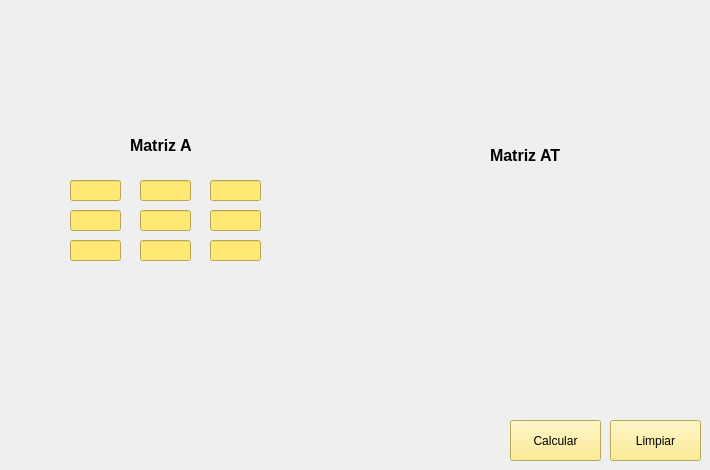
   <widget class="QWidget" name="tab_4">
    <attribute name="title">
     <string>Transpuesta</string>
    </attribute>
    <widget class="QLabel" name="label_38">
     <property name="geometry">
      <rect>
       <x>-30</x>
       <y>160</y>
       <width>81</width>
       <height>111</height>
      </rect>
     </property>
     <property name="layoutDirection">
      <enum>Qt::LeftToRight</enum>
     </property>
     <property name="text">
      <string/>
     </property>
     <property name="pixmap">
      <pixmap>cerrar-parentesi.png</pixmap>
     </property>
    </widget>
    <widget class="QLineEdit" name="txt_ta12">
     <property name="geometry">
      <rect>
       <x>210</x>
       <y>210</y>
       <width>51</width>
       <height>21</height>
      </rect>
     </property>
     <property name="styleSheet">
      <string notr="true">background-color: rgb(255, 232, 115);
color: rgb(0, 0, 0);</string>
     </property>
    </widget>
    <widget class="QLineEdit" name="txt_ta21">
     <property name="geometry">
      <rect>
       <x>140</x>
       <y>240</y>
       <width>51</width>
       <height>21</height>
      </rect>
     </property>
     <property name="styleSheet">
      <string notr="true">background-color: rgb(255, 232, 115);
color: rgb(0, 0, 0);</string>
     </property>
    </widget>
    <widget class="QLineEdit" name="txt_ta02">
     <property name="geometry">
      <rect>
       <x>210</x>
       <y>180</y>
       <width>51</width>
       <height>21</height>
      </rect>
     </property>
     <property name="styleSheet">
      <string notr="true">background-color: rgb(255, 232, 115);
color: rgb(0, 0, 0);</string>
     </property>
    </widget>
    <widget class="QLineEdit" name="txt_ta20">
     <property name="geometry">
      <rect>
       <x>70</x>
       <y>240</y>
       <width>51</width>
       <height>21</height>
      </rect>
     </property>
     <property name="styleSheet">
      <string notr="true">background-color: rgb(255, 232, 115);
color: rgb(0, 0, 0);</string>
     </property>
    </widget>
    <widget class="QLabel" name="label_39">
     <property name="geometry">
      <rect>
       <x>130</x>
       <y>130</y>
       <width>81</width>
       <height>31</height>
      </rect>
     </property>
     <property name="font">
      <font>
       <pointsize>12</pointsize>
       <bold>true</bold>
      </font>
     </property>
     <property name="text">
      <string>Matriz A </string>
     </property>
    </widget>
    <widget class="QLabel" name="label_40">
     <property name="geometry">
      <rect>
       <x>270</x>
       <y>160</y>
       <width>61</width>
       <height>111</height>
      </rect>
     </property>
     <property name="layoutDirection">
      <enum>Qt::RightToLeft</enum>
     </property>
     <property name="text">
      <string/>
     </property>
     <property name="textFormat">
      <enum>Qt::AutoText</enum>
     </property>
     <property name="pixmap">
      <pixmap>cerrar-parentesis.png</pixmap>
     </property>
    </widget>
    <widget class="QLineEdit" name="txt_ta10">
     <property name="geometry">
      <rect>
       <x>70</x>
       <y>210</y>
       <width>51</width>
       <height>21</height>
      </rect>
     </property>
     <property name="styleSheet">
      <string notr="true">background-color: rgb(255, 232, 115);
color: rgb(0, 0, 0);</string>
     </property>
    </widget>
    <widget class="QLineEdit" name="txt_ta11">
     <property name="geometry">
      <rect>
       <x>140</x>
       <y>210</y>
       <width>51</width>
       <height>21</height>
      </rect>
     </property>
     <property name="styleSheet">
      <string notr="true">background-color: rgb(255, 232, 115);
color: rgb(0, 0, 0);</string>
     </property>
    </widget>
    <widget class="QLineEdit" name="txt_ta00">
     <property name="geometry">
      <rect>
       <x>70</x>
       <y>180</y>
       <width>51</width>
       <height>21</height>
      </rect>
     </property>
     <property name="styleSheet">
      <string notr="true">background-color: rgb(255, 232, 115);
color: rgb(0, 0, 0);</string>
     </property>
    </widget>
    <widget class="QLineEdit" name="txt_ta01">
     <property name="geometry">
      <rect>
       <x>140</x>
       <y>180</y>
       <width>51</width>
       <height>21</height>
      </rect>
     </property>
     <property name="styleSheet">
      <string notr="true">background-color: rgb(255, 232, 115);
color: rgb(0, 0, 0);</string>
     </property>
    </widget>
    <widget class="QLineEdit" name="txt_ta22">
     <property name="geometry">
      <rect>
       <x>210</x>
       <y>240</y>
       <width>51</width>
       <height>21</height>
      </rect>
     </property>
     <property name="styleSheet">
      <string notr="true">background-color: rgb(255, 232, 115);
color: rgb(0, 0, 0);</string>
     </property>
    </widget>
    <widget class="QLabel" name="label_41">
     <property name="geometry">
      <rect>
       <x>18</x>
       <y>20</y>
       <width>651</width>
       <height>81</height>
      </rect>
     </property>
     <property name="text">
      <string/>
     </property>
     <property name="pixmap">
      <pixmap>transpuesta.png</pixmap>
     </property>
    </widget>
    <widget class="QPushButton" name="btn_Transpuesta">
     <property name="geometry">
      <rect>
       <x>510</x>
       <y>420</y>
       <width>91</width>
       <height>41</height>
      </rect>
     </property>
     <property name="styleSheet">
      <string notr="true">background-color: rgb(255, 232, 115);
color: rgb(0, 0, 0);</string>
     </property>
     <property name="text">
      <string>Calcular</string>
     </property>
    </widget>
    <widget class="QPushButton" name="btn_limpiar3_2">
     <property name="geometry">
      <rect>
       <x>610</x>
       <y>420</y>
       <width>91</width>
       <height>41</height>
      </rect>
     </property>
     <property name="styleSheet">
      <string notr="true">background-color: rgb(255, 232, 115);
color: rgb(0, 0, 0);</string>
     </property>
     <property name="text">
      <string>Limpiar</string>
     </property>
    </widget>
    <widget class="QLabel" name="lbl_at10">
     <property name="geometry">
      <rect>
       <x>430</x>
       <y>210</y>
       <width>61</width>
       <height>16</height>
      </rect>
     </property>
     <property name="font">
      <font>
       <pointsize>10</pointsize>
       <bold>true</bold>
      </font>
     </property>
     <property name="text">
      <string/>
     </property>
    </widget>
    <widget class="QLabel" name="lbl_at20">
     <property name="geometry">
      <rect>
       <x>430</x>
       <y>240</y>
       <width>61</width>
       <height>16</height>
      </rect>
     </property>
     <property name="font">
      <font>
       <pointsize>10</pointsize>
       <bold>true</bold>
      </font>
     </property>
     <property name="text">
      <string/>
     </property>
    </widget>
    <widget class="QLabel" name="lbl_at21">
     <property name="geometry">
      <rect>
       <x>500</x>
       <y>240</y>
       <width>61</width>
       <height>16</height>
      </rect>
     </property>
     <property name="font">
      <font>
       <pointsize>10</pointsize>
       <bold>true</bold>
      </font>
     </property>
     <property name="text">
      <string/>
     </property>
    </widget>
    <widget class="QLabel" name="label_42">
     <property name="geometry">
      <rect>
       <x>490</x>
       <y>140</y>
       <width>91</width>
       <height>31</height>
      </rect>
     </property>
     <property name="font">
      <font>
       <pointsize>12</pointsize>
       <bold>true</bold>
      </font>
     </property>
     <property name="text">
      <string>Matriz AT</string>
     </property>
    </widget>
    <widget class="QLabel" name="lbl_at00">
     <property name="geometry">
      <rect>
       <x>430</x>
       <y>180</y>
       <width>61</width>
       <height>16</height>
      </rect>
     </property>
     <property name="font">
      <font>
       <pointsize>10</pointsize>
       <bold>true</bold>
      </font>
     </property>
     <property name="text">
      <string/>
     </property>
    </widget>
    <widget class="QLabel" name="lbl_at22">
     <property name="geometry">
      <rect>
       <x>570</x>
       <y>240</y>
       <width>61</width>
       <height>16</height>
      </rect>
     </property>
     <property name="font">
      <font>
       <pointsize>10</pointsize>
       <bold>true</bold>
      </font>
     </property>
     <property name="text">
      <string/>
     </property>
    </widget>
    <widget class="QLabel" name="lbl_at12">
     <property name="geometry">
      <rect>
       <x>570</x>
       <y>210</y>
       <width>61</width>
       <height>16</height>
      </rect>
     </property>
     <property name="font">
      <font>
       <pointsize>10</pointsize>
       <bold>true</bold>
      </font>
     </property>
     <property name="text">
      <string/>
     </property>
    </widget>
    <widget class="QLabel" name="lbl_at01">
     <property name="geometry">
      <rect>
       <x>500</x>
       <y>180</y>
       <width>61</width>
       <height>16</height>
      </rect>
     </property>
     <property name="font">
      <font>
       <pointsize>10</pointsize>
       <bold>true</bold>
      </font>
     </property>
     <property name="text">
      <string/>
     </property>
    </widget>
    <widget class="QLabel" name="lbl_at02">
     <property name="geometry">
      <rect>
       <x>570</x>
       <y>180</y>
       <width>61</width>
       <height>16</height>
      </rect>
     </property>
     <property name="font">
      <font>
       <pointsize>10</pointsize>
       <bold>true</bold>
      </font>
     </property>
     <property name="text">
      <string/>
     </property>
    </widget>
    <widget class="QLabel" name="label_43">
     <property name="geometry">
      <rect>
       <x>340</x>
       <y>160</y>
       <width>81</width>
       <height>111</height>
      </rect>
     </property>
     <property name="layoutDirection">
      <enum>Qt::LeftToRight</enum>
     </property>
     <property name="text">
      <string/>
     </property>
     <property name="pixmap">
      <pixmap>cerrar-parentesi.png</pixmap>
     </property>
    </widget>
    <widget class="QLabel" name="lbl_at11">
     <property name="geometry">
      <rect>
       <x>500</x>
       <y>210</y>
       <width>61</width>
       <height>16</height>
      </rect>
     </property>
     <property name="font">
      <font>
       <pointsize>10</pointsize>
       <bold>true</bold>
      </font>
     </property>
     <property name="text">
      <string/>
     </property>
    </widget>
    <widget class="QLabel" name="label_44">
     <property name="geometry">
      <rect>
       <x>640</x>
       <y>160</y>
       <width>61</width>
       <height>111</height>
      </rect>
     </property>
     <property name="layoutDirection">
      <enum>Qt::RightToLeft</enum>
     </property>
     <property name="text">
      <string/>
     </property>
     <property name="textFormat">
      <enum>Qt::AutoText</enum>
     </property>
     <property name="pixmap">
      <pixmap>cerrar-parentesis.png</pixmap>
     </property>
    </widget>
   </widget>
